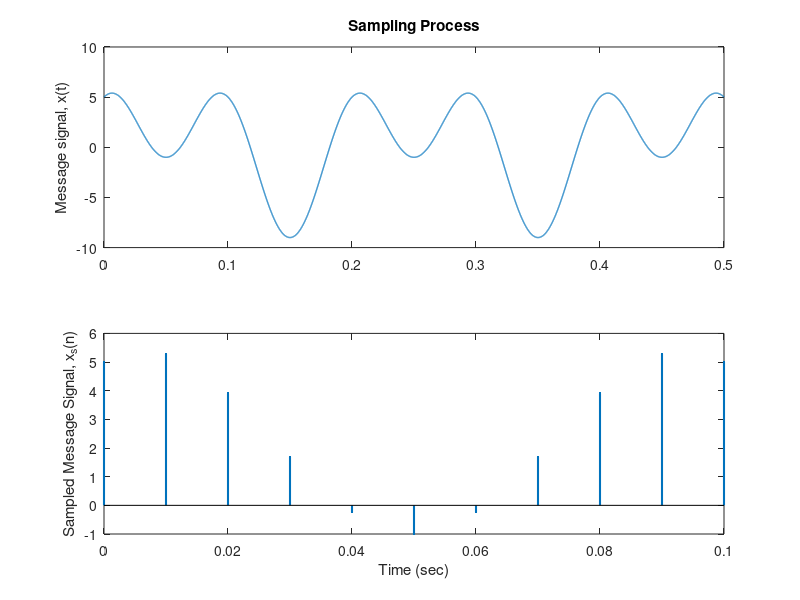
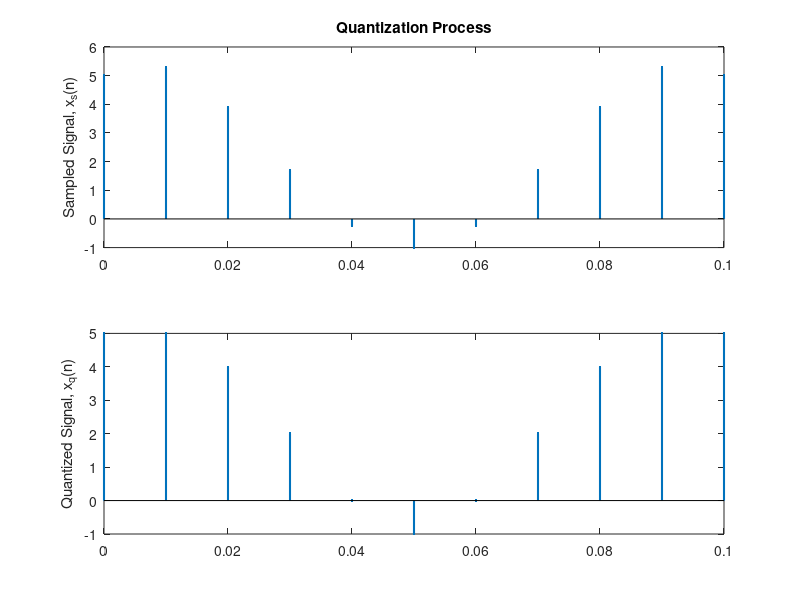
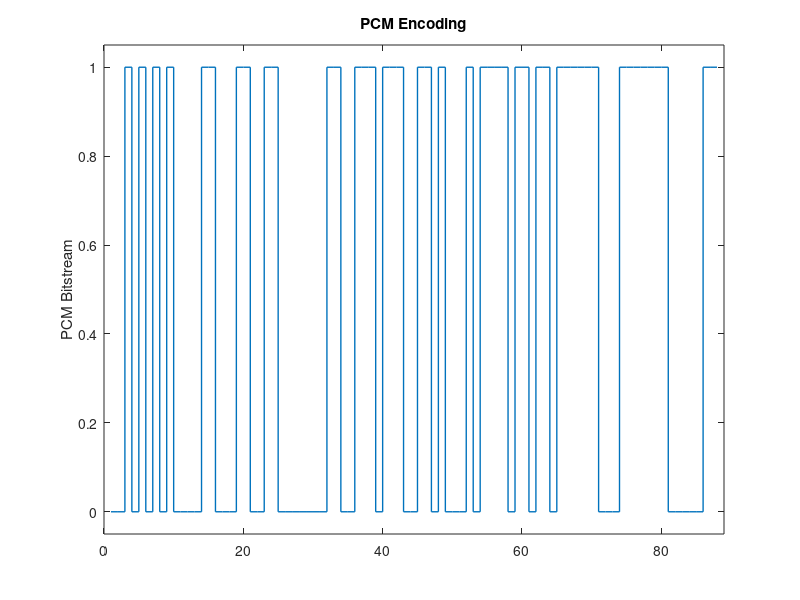
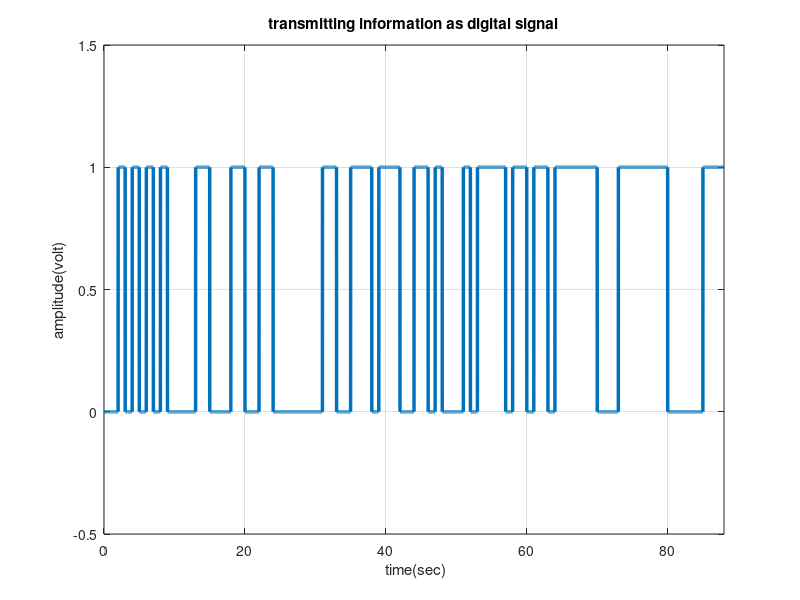

Recreate these plots in MATLAB, in order.
clc; close all; clear all;
% ------------------------------------------------------------
%% Sampling
% Define Message Signal
x = @(t) 5*cos(20*pi*t) + 4*sin(10*pi*t);
Fs = 100; %Sampling Frequency
t = 0:0.0001:0.5; % Time Grid
ts = 0:1/Fs:0.1; % Sampling Time Grid
xs = x(ts); % Sampled Signal
figure(1)
subplot(2,1,1), plot(t, x(t), 'linewidth', 1);
title('Sampling Process');
ylabel('Message signal, x(t)');
subplot(2,1,2), stem(ts, xs, '.', 'linewidth', 1.5);
ylabel('Sampled Message Signal, x_s(n)');
xlabel('Time (sec)')
saveas(gcf, 'project_4fig1.png')
% ------------------------------------------------------------
compressed = compand(xs,255,max(xs),'mu/compressor')
% ------------------------------------------------------------
%% Quantization (Rounding)
L = 256; b = log2(L); %Quantization Levels and bits
delta = (max(xs)-min(xs))/(L-1); % Quantization Step
xq = round((xs/delta)*delta); % Quantized Signal
SQNR = 10*log10(mean(xs.^2)/mean((xs-xq).^2));
disp(['SQNR = ', num2str(SQNR), ' dB']);
figure(2)
subplot(2,1,1), stem(ts, xs, '.', 'linewidth', 1.5);
title('Quantization Process');
ylabel('Sampled Signal, x_s(n)');
subplot(2,1,2), stem(ts, xq, '.', 'linewidth', 1.5);
ylabel('Quantized Signal, x_q(n)');
saveas(gcf, 'project_4fig2.png')
%% PCM Encoding
xb = de2bi(round((xq/delta)+ 41)); %Assigning bits for each Q-level
xbs = reshape(xb, [1, length(xq)*b]); %PCM Bitstream
figure(3)
stairs(xbs, 'linewidth', 1);
title('PCM Encoding');
ylabel('PCM Bitstream');
xlim([0, length(xbs)+1]);
ylim([-0.05, 1.05]);
saveas(gcf, 'project_4fig3.png')
expanded = compand(xs,255,max(xs),'mu/expander')
%%
x = xbs;
bp= 1;                                                    % bit period
disp(' Binary information at Transmitter :');
disp(x);

bit=[]; 
for n=1:1:length(x)
    if x(n)==1;
       se=ones(1,100);
    else x(n)==0;
        se=zeros(1,100);
    end
     bit=[bit se];
end
t1=bp/100:bp/100:100*length(x)*(bp/100);
figure(4)
plot(t1,bit,'lineWidth',2.5);grid on;
axis([ 0 bp*length(x) -.5 1.5]);
ylabel('amplitude(volt)');
xlabel(' time(sec)');
title('transmitting information as digital signal');
saveas(gcf, 'project_4fig4.png')

A=5;                                          % Amplitude of carrier signal
br=1/bp;                                                         % bit rate
f1=br*8;                           % carrier frequency for information as 1
f2=br*2;                           % carrier frequency for information as 0
t2=bp/88:bp/88:bp;                 
ss=length(t2);
fsk=[];
for (i=1:1:length(xbs))
    if (xbs(i)==1)
        y=A*cos(2*pi*f1*t2);
    else
        y=A*cos(2*pi*f2*t2);
    end
    fsk=[fsk y];
end
t3=bp/88:bp/88:bp*length(x);
figure(5)
plot(t3,fsk);
xlabel('time(sec)');
ylabel('amplitude(volt)');
title('waveform for binary FSK modulation coresponding binary information');
saveas(gcf, 'project_4fig5.png')

%Noise generator SNR=Eb/No=20log(Signalrms/Noiserms)
dB = 10;
vn = sqrt(10^(dB/10)); % set noise amplitude = sqrt(Pn) = sqrt(10^(dB/10))
noise = vn*(randn(size(t3))); % noise generator
figure(6)
plot(noise, 'linewidth', 1.25);
grid on;
title('Noise Level');
saveas(gcf, 'project_4fig6.png')

% Noisy Signal
fskn=(fsk+noise); %modulated carrier plus noise
figure(7)
plot(t3,fskn, 'linewidth', 1.25);
title('Modulated Carrier Waveform Plus Noise');
grid on;
saveas(gcf, 'project_4fig7.png')
%%
mn=[];
for n=ss:ss:length(fsk)
  t=bp/88:bp/88:bp;
  y1=cos(2*pi*f1*t);                    % carrier siignal for information 1
  y2=cos(2*pi*f2*t);                    % carrier siignal for information 0
  mm=y1.*fsk((n-(ss-1)):n);
  mmm=y2.*fsk((n-(ss-1)):n);
  t4=bp/88:bp/88:bp;
  z1=trapz(t4,mm)                                             % intregation 
  z2=trapz(t4,mmm)                                            % intregation 
  zz1=round(2*z1/bp)
  zz2= round(2*z2/bp)
  if(zz1>A/2)      % logic lavel= (0+A)/2 or (A+0)/2 or 2.5 ( in this case)
    a=1;
  else(zz2>A/2)
    a=0;
  end
  mn=[mn a];
end
disp(' Binary information at Reciver :');
disp(mn);
%XXXXX Representation of binary information as digital signal which achived 
%after demodulation XXXXXXXXXXXXXXXXXXXXXXXXXXXXXXXXXXXXXXXXXXXXXXXXXXXXXXX
bit=[];
for n=1:length(mn);
    if mn(n)==1;
       se=ones(1,100);
    else mn(n)==0;
        se=zeros(1,100);
    end
     bit=[bit se];
end
t4=bp/100:bp/100:100*length(mn)*(bp/100);
figure(8)
plot(t4,bit,'LineWidth',2.5);grid on
axis([ 0 bp*length(mn) -.5 1.5])
ylabel('amplitude(volt)')
xlabel(' time(sec)')
title('recived information as digital signal after binary FSK demodulation')
saveas(gcf, 'project_4fig8.png')
%%
figure(9)
subplot(2,1,1)
stairs(xbs, 'linewidth', 1);
title('PCM Encoding');
ylabel('PCM Bitstream');
xlim([0, length(xbs)+1]);
ylim([-0.05, 1.05]);

subplot(2,1,2)
plot(t4,bit,'LineWidth',2.5);grid on
axis([ 0 bp*length(mn) -.5 1.5])
ylabel('amplitude(volt)')
xlabel(' time(sec)')
title('recived information as digital signal after binary FSK demodulation')
saveas(gcf, 'project_4fig9.png')